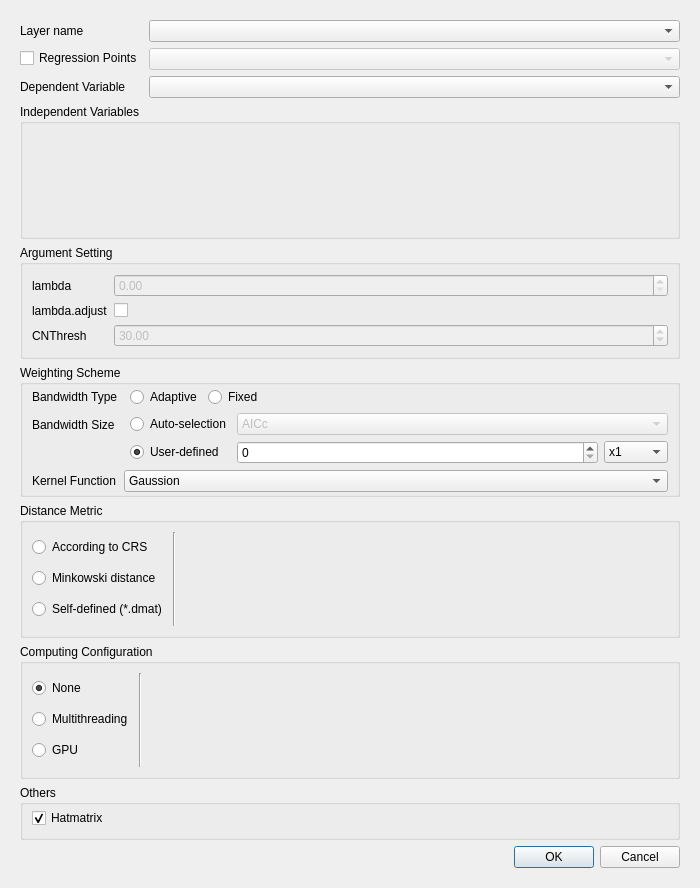
<?xml version="1.0" encoding="UTF-8"?>
<ui version="4.0">
 <class>GwmLcrGWROptionsDialog</class>
 <widget class="QDialog" name="GwmLcrGWROptionsDialog">
  <property name="geometry">
   <rect>
    <x>0</x>
    <y>0</y>
    <width>700</width>
    <height>888</height>
   </rect>
  </property>
  <property name="windowTitle">
   <string>Local-collinearity GWR Configure</string>
  </property>
  <layout class="QVBoxLayout" name="verticalLayout_3" stretch="0">
   <item>
    <widget class="QScrollArea" name="scrollArea">
     <property name="frameShape">
      <enum>QFrame::NoFrame</enum>
     </property>
     <property name="widgetResizable">
      <bool>true</bool>
     </property>
     <widget class="QWidget" name="scrollAreaWidgetContents">
      <property name="geometry">
       <rect>
        <x>0</x>
        <y>0</y>
        <width>609</width>
        <height>865</height>
       </rect>
      </property>
      <layout class="QVBoxLayout" name="verticalLayout_6">
       <item>
        <layout class="QFormLayout" name="formLayout_6">
         <item row="0" column="0">
          <widget class="QLabel" name="label">
           <property name="sizePolicy">
            <sizepolicy hsizetype="Fixed" vsizetype="Preferred">
             <horstretch>0</horstretch>
             <verstretch>0</verstretch>
            </sizepolicy>
           </property>
           <property name="text">
            <string>Layer name</string>
           </property>
          </widget>
         </item>
         <item row="0" column="1">
          <widget class="QComboBox" name="mLayerComboBox"/>
         </item>
         <item row="2" column="0">
          <widget class="QLabel" name="label_12">
           <property name="text">
            <string>Dependent Variable</string>
           </property>
          </widget>
         </item>
         <item row="2" column="1">
          <widget class="QComboBox" name="mDepVarComboBox"/>
         </item>
         <item row="1" column="0">
          <widget class="QCheckBox" name="ckbRegressionPoints">
           <property name="text">
            <string>Regression Points</string>
           </property>
          </widget>
         </item>
         <item row="1" column="1">
          <widget class="QComboBox" name="cmbRegressionLayerSelect">
           <property name="enabled">
            <bool>false</bool>
           </property>
          </widget>
         </item>
        </layout>
       </item>
       <item>
        <widget class="QGroupBox" name="groupBox">
         <property name="title">
          <string>Independent Variables</string>
         </property>
         <layout class="QVBoxLayout" name="verticalLayout_4" stretch="1">
          <item>
           <widget class="GwmIndepVarSelectorWidget" name="mIndepVarSelector" native="true"/>
          </item>
         </layout>
        </widget>
       </item>
       <item>
        <widget class="QGroupBox" name="horizontalGroupBox">
         <property name="title">
          <string>Argument Setting</string>
         </property>
         <layout class="QFormLayout" name="formLayout_8">
          <property name="topMargin">
           <number>9</number>
          </property>
          <item row="4" column="0">
           <widget class="QLabel" name="label_15">
            <property name="text">
             <string>lambda.adjust</string>
            </property>
           </widget>
          </item>
          <item row="5" column="0">
           <widget class="QLabel" name="label_11">
            <property name="text">
             <string>CNThresh</string>
            </property>
           </widget>
          </item>
          <item row="1" column="0">
           <widget class="QLabel" name="label_10">
            <property name="maximumSize">
             <size>
              <width>100</width>
              <height>16777215</height>
             </size>
            </property>
            <property name="text">
             <string>lambda</string>
            </property>
           </widget>
          </item>
          <item row="4" column="1">
           <widget class="QCheckBox" name="mLambdaAdjustCheck">
            <property name="text">
             <string/>
            </property>
           </widget>
          </item>
          <item row="1" column="1">
           <widget class="QDoubleSpinBox" name="mLambdaSpinBox">
            <property name="enabled">
             <bool>false</bool>
            </property>
           </widget>
          </item>
          <item row="5" column="1">
           <widget class="QDoubleSpinBox" name="mcnThreshSpinBox">
            <property name="enabled">
             <bool>false</bool>
            </property>
            <property name="value">
             <double>30.000000000000000</double>
            </property>
           </widget>
          </item>
         </layout>
        </widget>
       </item>
       <item>
        <widget class="QGroupBox" name="groupBox_2">
         <property name="sizePolicy">
          <sizepolicy hsizetype="Preferred" vsizetype="Fixed">
           <horstretch>0</horstretch>
           <verstretch>0</verstretch>
          </sizepolicy>
         </property>
         <property name="title">
          <string>Weighting Scheme</string>
         </property>
         <layout class="QFormLayout" name="formLayout">
          <property name="horizontalSpacing">
           <number>6</number>
          </property>
          <property name="verticalSpacing">
           <number>6</number>
          </property>
          <property name="topMargin">
           <number>2</number>
          </property>
          <property name="bottomMargin">
           <number>2</number>
          </property>
          <item row="0" column="0">
           <widget class="QLabel" name="label_2">
            <property name="text">
             <string>Bandwidth Type</string>
            </property>
           </widget>
          </item>
          <item row="0" column="1">
           <layout class="QHBoxLayout" name="horizontalLayout_6">
            <property name="leftMargin">
             <number>6</number>
            </property>
            <item>
             <widget class="QRadioButton" name="mBwTypeAdaptiveRadio">
              <property name="sizePolicy">
               <sizepolicy hsizetype="Fixed" vsizetype="Fixed">
                <horstretch>0</horstretch>
                <verstretch>0</verstretch>
               </sizepolicy>
              </property>
              <property name="text">
               <string>Adaptive</string>
              </property>
              <property name="checked">
               <bool>true</bool>
              </property>
             </widget>
            </item>
            <item>
             <widget class="QRadioButton" name="mBwTypeFixedRadio">
              <property name="sizePolicy">
               <sizepolicy hsizetype="Fixed" vsizetype="Fixed">
                <horstretch>0</horstretch>
                <verstretch>0</verstretch>
               </sizepolicy>
              </property>
              <property name="text">
               <string>Fixed</string>
              </property>
             </widget>
            </item>
            <item>
             <spacer name="horizontalSpacer">
              <property name="orientation">
               <enum>Qt::Horizontal</enum>
              </property>
              <property name="sizeHint" stdset="0">
               <size>
                <width>40</width>
                <height>20</height>
               </size>
              </property>
             </spacer>
            </item>
           </layout>
          </item>
          <item row="1" column="0">
           <widget class="QLabel" name="label_3">
            <property name="sizePolicy">
             <sizepolicy hsizetype="Preferred" vsizetype="Preferred">
              <horstretch>0</horstretch>
              <verstretch>0</verstretch>
             </sizepolicy>
            </property>
            <property name="text">
             <string>Bandwidth Size</string>
            </property>
            <property name="alignment">
             <set>Qt::AlignLeading|Qt::AlignLeft|Qt::AlignVCenter</set>
            </property>
           </widget>
          </item>
          <item row="1" column="1">
           <layout class="QGridLayout" name="gridLayout_4">
            <property name="leftMargin">
             <number>6</number>
            </property>
            <item row="1" column="0">
             <widget class="QRadioButton" name="mBwSizeCustomizeRadio">
              <property name="sizePolicy">
               <sizepolicy hsizetype="Fixed" vsizetype="Fixed">
                <horstretch>0</horstretch>
                <verstretch>0</verstretch>
               </sizepolicy>
              </property>
              <property name="text">
               <string>User-defined</string>
              </property>
              <property name="checked">
               <bool>true</bool>
              </property>
             </widget>
            </item>
            <item row="1" column="1">
             <widget class="QStackedWidget" name="mBwSizeSettingStack">
              <property name="currentIndex">
               <number>0</number>
              </property>
              <widget class="QWidget" name="page_4">
               <layout class="QHBoxLayout" name="horizontalLayout">
                <property name="leftMargin">
                 <number>0</number>
                </property>
                <property name="topMargin">
                 <number>0</number>
                </property>
                <property name="rightMargin">
                 <number>0</number>
                </property>
                <property name="bottomMargin">
                 <number>0</number>
                </property>
                <item>
                 <widget class="QSpinBox" name="mBwSizeAdaptiveSize"/>
                </item>
                <item>
                 <widget class="QComboBox" name="mBwSizeAdaptiveUnit">
                  <property name="sizePolicy">
                   <sizepolicy hsizetype="Fixed" vsizetype="Fixed">
                    <horstretch>0</horstretch>
                    <verstretch>0</verstretch>
                   </sizepolicy>
                  </property>
                  <item>
                   <property name="text">
                    <string>x1</string>
                   </property>
                  </item>
                  <item>
                   <property name="text">
                    <string>x10</string>
                   </property>
                  </item>
                  <item>
                   <property name="text">
                    <string>x100</string>
                   </property>
                  </item>
                  <item>
                   <property name="text">
                    <string>x1000</string>
                   </property>
                  </item>
                 </widget>
                </item>
               </layout>
              </widget>
              <widget class="QWidget" name="page_5">
               <layout class="QHBoxLayout" name="horizontalLayout_4">
                <property name="leftMargin">
                 <number>0</number>
                </property>
                <property name="topMargin">
                 <number>0</number>
                </property>
                <property name="rightMargin">
                 <number>0</number>
                </property>
                <property name="bottomMargin">
                 <number>0</number>
                </property>
                <item>
                 <widget class="QDoubleSpinBox" name="mBwSizeFixedSize">
                  <property name="decimals">
                   <number>12</number>
                  </property>
                 </widget>
                </item>
                <item>
                 <widget class="QComboBox" name="mBwSizeFixedUnit">
                  <property name="sizePolicy">
                   <sizepolicy hsizetype="Fixed" vsizetype="Fixed">
                    <horstretch>0</horstretch>
                    <verstretch>0</verstretch>
                   </sizepolicy>
                  </property>
                  <item>
                   <property name="text">
                    <string>m</string>
                   </property>
                  </item>
                  <item>
                   <property name="text">
                    <string>km</string>
                   </property>
                  </item>
                  <item>
                   <property name="text">
                    <string>mile</string>
                   </property>
                  </item>
                 </widget>
                </item>
               </layout>
              </widget>
             </widget>
            </item>
            <item row="0" column="0">
             <widget class="QRadioButton" name="mBwSizeAutomaticRadio">
              <property name="sizePolicy">
               <sizepolicy hsizetype="Preferred" vsizetype="Fixed">
                <horstretch>0</horstretch>
                <verstretch>0</verstretch>
               </sizepolicy>
              </property>
              <property name="text">
               <string>Auto-selection</string>
              </property>
              <property name="checked">
               <bool>false</bool>
              </property>
             </widget>
            </item>
            <item row="0" column="1">
             <widget class="QComboBox" name="mBwSizeAutomaticApprochCombo">
              <property name="enabled">
               <bool>false</bool>
              </property>
              <property name="currentIndex">
               <number>1</number>
              </property>
              <item>
               <property name="text">
                <string>CV</string>
               </property>
              </item>
              <item>
               <property name="text">
                <string>AICc</string>
               </property>
              </item>
             </widget>
            </item>
           </layout>
          </item>
          <item row="2" column="0">
           <widget class="QLabel" name="label_13">
            <property name="text">
             <string>Kernel Function</string>
            </property>
           </widget>
          </item>
          <item row="2" column="1">
           <widget class="QComboBox" name="mBwKernelFunctionCombo">
            <item>
             <property name="text">
              <string>Gaussion</string>
             </property>
            </item>
            <item>
             <property name="text">
              <string>Exponential</string>
             </property>
            </item>
            <item>
             <property name="text">
              <string>Bisquare</string>
             </property>
            </item>
            <item>
             <property name="text">
              <string>Tricube</string>
             </property>
            </item>
            <item>
             <property name="text">
              <string>Boxcar</string>
             </property>
            </item>
           </widget>
          </item>
         </layout>
        </widget>
       </item>
       <item>
        <widget class="QGroupBox" name="groupBox_3">
         <property name="sizePolicy">
          <sizepolicy hsizetype="Preferred" vsizetype="Preferred">
           <horstretch>0</horstretch>
           <verstretch>0</verstretch>
          </sizepolicy>
         </property>
         <property name="title">
          <string>Distance Metric</string>
         </property>
         <layout class="QHBoxLayout" name="horizontalLayout_2">
          <item>
           <layout class="QVBoxLayout" name="verticalLayout_2">
            <item>
             <widget class="QRadioButton" name="mDistTypeCRSRadio">
              <property name="text">
               <string>According to CRS</string>
              </property>
             </widget>
            </item>
            <item>
             <widget class="QRadioButton" name="mDistTypeMinkowskiRadio">
              <property name="text">
               <string>Minkowski distance</string>
              </property>
             </widget>
            </item>
            <item>
             <widget class="QRadioButton" name="mDistTypeDmatRadio">
              <property name="text">
               <string>Self-defined (*.dmat)</string>
              </property>
             </widget>
            </item>
           </layout>
          </item>
          <item>
           <widget class="Line" name="line">
            <property name="orientation">
             <enum>Qt::Vertical</enum>
            </property>
           </widget>
          </item>
          <item>
           <widget class="QStackedWidget" name="mDistParamSettingStack">
            <property name="currentIndex">
             <number>0</number>
            </property>
            <widget class="QWidget" name="mCRSDistPage"/>
            <widget class="QWidget" name="mMinkowskiDistPage">
             <layout class="QFormLayout" name="formLayout_2">
              <property name="leftMargin">
               <number>0</number>
              </property>
              <property name="topMargin">
               <number>0</number>
              </property>
              <property name="rightMargin">
               <number>0</number>
              </property>
              <property name="bottomMargin">
               <number>0</number>
              </property>
              <item row="0" column="0">
               <widget class="QLabel" name="label_4">
                <property name="sizePolicy">
                 <sizepolicy hsizetype="Preferred" vsizetype="Preferred">
                  <horstretch>0</horstretch>
                  <verstretch>0</verstretch>
                 </sizepolicy>
                </property>
                <property name="text">
                 <string>Rotation parameter</string>
                </property>
                <property name="alignment">
                 <set>Qt::AlignLeading|Qt::AlignLeft|Qt::AlignVCenter</set>
                </property>
               </widget>
              </item>
              <item row="0" column="1">
               <layout class="QFormLayout" name="formLayout_5">
                <property name="horizontalSpacing">
                 <number>6</number>
                </property>
                <property name="verticalSpacing">
                 <number>2</number>
                </property>
                <item row="0" column="0">
                 <widget class="QLabel" name="label_5">
                  <property name="text">
                   <string>theta</string>
                  </property>
                 </widget>
                </item>
                <item row="1" column="0">
                 <widget class="QLabel" name="label_6">
                  <property name="text">
                   <string>p</string>
                  </property>
                 </widget>
                </item>
                <item row="0" column="1">
                 <widget class="QDoubleSpinBox" name="mThetaValue"/>
                </item>
                <item row="1" column="1">
                 <widget class="QDoubleSpinBox" name="mPValue">
                  <property name="minimum">
                   <double>-1.000000000000000</double>
                  </property>
                 </widget>
                </item>
               </layout>
              </item>
             </layout>
            </widget>
            <widget class="QWidget" name="mDistMatrixDistPage">
             <layout class="QGridLayout" name="gridLayout">
              <property name="leftMargin">
               <number>0</number>
              </property>
              <property name="topMargin">
               <number>0</number>
              </property>
              <property name="rightMargin">
               <number>0</number>
              </property>
              <property name="bottomMargin">
               <number>0</number>
              </property>
              <item row="1" column="0">
               <widget class="QLineEdit" name="mDistMatrixFileNameEdit"/>
              </item>
              <item row="1" column="1">
               <widget class="QToolButton" name="mDistMatrixFileOpenBtn">
                <property name="text">
                 <string>...</string>
                </property>
               </widget>
              </item>
              <item row="0" column="0">
               <widget class="QLabel" name="label_14">
                <property name="text">
                 <string>Select a distance matrix file</string>
                </property>
               </widget>
              </item>
              <item row="2" column="0">
               <spacer name="verticalSpacer">
                <property name="orientation">
                 <enum>Qt::Vertical</enum>
                </property>
                <property name="sizeHint" stdset="0">
                 <size>
                  <width>20</width>
                  <height>5</height>
                 </size>
                </property>
               </spacer>
              </item>
             </layout>
            </widget>
           </widget>
          </item>
         </layout>
        </widget>
       </item>
       <item>
        <widget class="QGroupBox" name="mCalcParallelGroup">
         <property name="sizePolicy">
          <sizepolicy hsizetype="Preferred" vsizetype="Preferred">
           <horstretch>0</horstretch>
           <verstretch>0</verstretch>
          </sizepolicy>
         </property>
         <property name="title">
          <string>Computing Configuration</string>
         </property>
         <layout class="QHBoxLayout" name="horizontalLayout_3">
          <item>
           <layout class="QVBoxLayout" name="verticalLayout_5">
            <item>
             <widget class="QRadioButton" name="mCalcParallelNoneRadio">
              <property name="sizePolicy">
               <sizepolicy hsizetype="Fixed" vsizetype="Fixed">
                <horstretch>0</horstretch>
                <verstretch>0</verstretch>
               </sizepolicy>
              </property>
              <property name="text">
               <string>None</string>
              </property>
              <property name="checked">
               <bool>true</bool>
              </property>
             </widget>
            </item>
            <item>
             <widget class="QRadioButton" name="mCalcParallelMultithreadRadio">
              <property name="sizePolicy">
               <sizepolicy hsizetype="Fixed" vsizetype="Fixed">
                <horstretch>0</horstretch>
                <verstretch>0</verstretch>
               </sizepolicy>
              </property>
              <property name="text">
               <string>Multithreading</string>
              </property>
             </widget>
            </item>
            <item>
             <widget class="QRadioButton" name="mCalcParallelGPURadio">
              <property name="sizePolicy">
               <sizepolicy hsizetype="Fixed" vsizetype="Fixed">
                <horstretch>0</horstretch>
                <verstretch>0</verstretch>
               </sizepolicy>
              </property>
              <property name="text">
               <string>GPU</string>
              </property>
             </widget>
            </item>
           </layout>
          </item>
          <item>
           <widget class="Line" name="line_2">
            <property name="orientation">
             <enum>Qt::Vertical</enum>
            </property>
           </widget>
          </item>
          <item>
           <widget class="QStackedWidget" name="stackedWidget">
            <property name="currentIndex">
             <number>0</number>
            </property>
            <widget class="QWidget" name="page">
             <layout class="QVBoxLayout" name="verticalLayout">
              <property name="topMargin">
               <number>0</number>
              </property>
              <property name="bottomMargin">
               <number>0</number>
              </property>
             </layout>
            </widget>
            <widget class="QWidget" name="page_3">
             <layout class="QFormLayout" name="formLayout_3">
              <property name="leftMargin">
               <number>9</number>
              </property>
              <property name="topMargin">
               <number>0</number>
              </property>
              <property name="rightMargin">
               <number>9</number>
              </property>
              <property name="bottomMargin">
               <number>0</number>
              </property>
              <item row="0" column="0">
               <widget class="QLabel" name="label_9">
                <property name="text">
                 <string>Threads</string>
                </property>
               </widget>
              </item>
              <item row="0" column="1">
               <widget class="QSpinBox" name="mThreadNum">
                <property name="maximum">
                 <number>8</number>
                </property>
               </widget>
              </item>
             </layout>
            </widget>
            <widget class="QWidget" name="page_2">
             <layout class="QFormLayout" name="formLayout_4">
              <property name="topMargin">
               <number>0</number>
              </property>
              <property name="bottomMargin">
               <number>0</number>
              </property>
              <item row="0" column="0">
               <widget class="QLabel" name="label_8">
                <property name="text">
                 <string>Batch Size</string>
                </property>
               </widget>
              </item>
              <item row="0" column="1">
               <widget class="QSpinBox" name="mSampleGroupSize">
                <property name="maximum">
                 <number>4096</number>
                </property>
               </widget>
              </item>
             </layout>
            </widget>
           </widget>
          </item>
         </layout>
        </widget>
       </item>
       <item>
        <widget class="QGroupBox" name="groupBox_4">
         <property name="title">
          <string>Others</string>
         </property>
         <layout class="QFormLayout" name="formLayout_7">
          <property name="topMargin">
           <number>3</number>
          </property>
          <item row="0" column="0">
           <widget class="QCheckBox" name="cbxHatmatrix">
            <property name="text">
             <string>Hatmatrix</string>
            </property>
            <property name="checked">
             <bool>true</bool>
            </property>
           </widget>
          </item>
         </layout>
        </widget>
       </item>
       <item>
        <layout class="QHBoxLayout" name="horizontalLayout_5">
         <item>
          <widget class="QLabel" name="mCheckMessage">
           <property name="sizePolicy">
            <sizepolicy hsizetype="Expanding" vsizetype="Preferred">
             <horstretch>0</horstretch>
             <verstretch>0</verstretch>
            </sizepolicy>
           </property>
           <property name="text">
            <string/>
           </property>
          </widget>
         </item>
         <item>
          <widget class="QDialogButtonBox" name="btbOkCancle">
           <property name="sizePolicy">
            <sizepolicy hsizetype="Fixed" vsizetype="Fixed">
             <horstretch>0</horstretch>
             <verstretch>0</verstretch>
            </sizepolicy>
           </property>
           <property name="orientation">
            <enum>Qt::Horizontal</enum>
           </property>
           <property name="standardButtons">
            <set>QDialogButtonBox::Cancel|QDialogButtonBox::Ok</set>
           </property>
          </widget>
         </item>
        </layout>
       </item>
      </layout>
     </widget>
    </widget>
   </item>
  </layout>
 </widget>
 <customwidgets>
  <customwidget>
   <class>GwmIndepVarSelectorWidget</class>
   <extends>QWidget</extends>
   <header>gwmindepvarselectorwidget.h</header>
   <container>1</container>
  </customwidget>
 </customwidgets>
 <resources/>
 <connections>
  <connection>
   <sender>btbOkCancle</sender>
   <signal>accepted()</signal>
   <receiver>GwmLcrGWROptionsDialog</receiver>
   <slot>accept()</slot>
   <hints>
    <hint type="sourcelabel">
     <x>248</x>
     <y>254</y>
    </hint>
    <hint type="destinationlabel">
     <x>157</x>
     <y>274</y>
    </hint>
   </hints>
  </connection>
  <connection>
   <sender>btbOkCancle</sender>
   <signal>rejected()</signal>
   <receiver>GwmLcrGWROptionsDialog</receiver>
   <slot>reject()</slot>
   <hints>
    <hint type="sourcelabel">
     <x>316</x>
     <y>260</y>
    </hint>
    <hint type="destinationlabel">
     <x>286</x>
     <y>274</y>
    </hint>
   </hints>
  </connection>
 </connections>
</ui>
